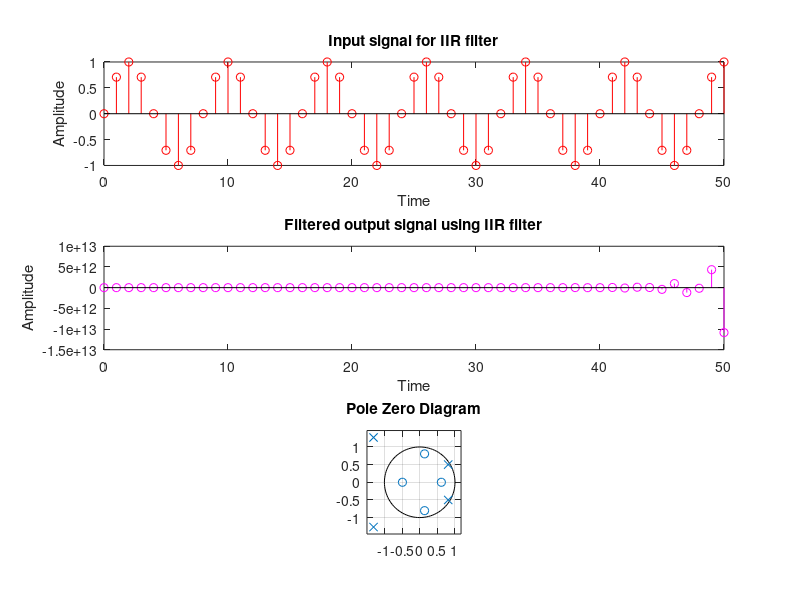

The MATLAB source for this figure:
clc;
clear all;
close all;

N=51
format long
b=[5 -2 2 0 -1]
a=[1 1 0 -3 3]

n=0:N-1
x=sin(2*pi*0.125*n)
y=filter(b,a,x)
subplot(311)
stem(n,x,'r')
xlabel('Time');
ylabel('Amplitude');
title('Input signal for IIR filter')

subplot(312)
stem(n,y,'m')
xlabel('Time');
ylabel('Amplitude');
title('Filtered output signal using IIR filter')

[z,p,k]=tf2zp(b,a)
sos=zp2sos(z,p,k)
subplot(313)
zplane(z,p)
title('Pole Zero Diagram')

disp('The poles are:')
disp(p)

disp('The zeros are:')
disp(z)

disp('Second order sections are:')
disp(sos)
